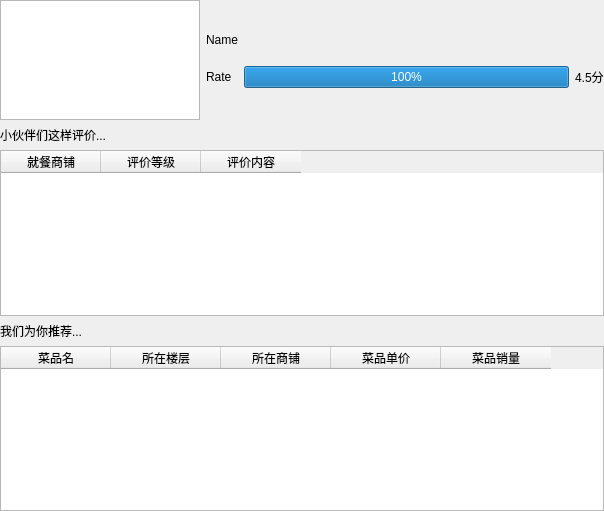
<?xml version="1.0" encoding="UTF-8"?>
<ui version="4.0">
 <class>Form</class>
 <widget class="QWidget" name="Form">
  <property name="geometry">
   <rect>
    <x>0</x>
    <y>0</y>
    <width>604</width>
    <height>511</height>
   </rect>
  </property>
  <property name="windowTitle">
   <string>Form</string>
  </property>
  <layout class="QVBoxLayout" name="verticalLayout">
   <property name="leftMargin">
    <number>0</number>
   </property>
   <property name="topMargin">
    <number>0</number>
   </property>
   <property name="rightMargin">
    <number>0</number>
   </property>
   <property name="bottomMargin">
    <number>0</number>
   </property>
   <item>
    <layout class="QHBoxLayout" name="horizontalLayout">
     <item>
      <widget class="QGraphicsView" name="graphicsView">
       <property name="sizePolicy">
        <sizepolicy hsizetype="Fixed" vsizetype="Fixed">
         <horstretch>0</horstretch>
         <verstretch>0</verstretch>
        </sizepolicy>
       </property>
       <property name="minimumSize">
        <size>
         <width>200</width>
         <height>120</height>
        </size>
       </property>
       <property name="maximumSize">
        <size>
         <width>200</width>
         <height>120</height>
        </size>
       </property>
      </widget>
     </item>
     <item>
      <layout class="QGridLayout" name="gridLayout">
       <item row="3" column="1">
        <spacer name="verticalSpacer_2">
         <property name="orientation">
          <enum>Qt::Vertical</enum>
         </property>
         <property name="sizeType">
          <enum>QSizePolicy::Fixed</enum>
         </property>
         <property name="sizeHint" stdset="0">
          <size>
           <width>20</width>
           <height>20</height>
          </size>
         </property>
        </spacer>
       </item>
       <item row="2" column="0">
        <widget class="QLabel" name="label_6">
         <property name="minimumSize">
          <size>
           <width>0</width>
           <height>20</height>
          </size>
         </property>
         <property name="maximumSize">
          <size>
           <width>16777215</width>
           <height>20</height>
          </size>
         </property>
         <property name="text">
          <string>Rate</string>
         </property>
        </widget>
       </item>
       <item row="1" column="1" colspan="2">
        <widget class="QLabel" name="label_name">
         <property name="text">
          <string/>
         </property>
        </widget>
       </item>
       <item row="2" column="2">
        <widget class="QLabel" name="label_level">
         <property name="text">
          <string>4.5分</string>
         </property>
        </widget>
       </item>
       <item row="2" column="1">
        <widget class="QProgressBar" name="progressBar">
         <property name="maximum">
          <number>100</number>
         </property>
         <property name="value">
          <number>100</number>
         </property>
         <property name="invertedAppearance">
          <bool>false</bool>
         </property>
        </widget>
       </item>
       <item row="1" column="0">
        <widget class="QLabel" name="label_2">
         <property name="minimumSize">
          <size>
           <width>0</width>
           <height>20</height>
          </size>
         </property>
         <property name="maximumSize">
          <size>
           <width>16777215</width>
           <height>20</height>
          </size>
         </property>
         <property name="text">
          <string>Name</string>
         </property>
        </widget>
       </item>
       <item row="0" column="1">
        <spacer name="verticalSpacer">
         <property name="orientation">
          <enum>Qt::Vertical</enum>
         </property>
         <property name="sizeType">
          <enum>QSizePolicy::Fixed</enum>
         </property>
         <property name="sizeHint" stdset="0">
          <size>
           <width>20</width>
           <height>20</height>
          </size>
         </property>
        </spacer>
       </item>
      </layout>
     </item>
    </layout>
   </item>
   <item>
    <widget class="QLabel" name="label_8">
     <property name="text">
      <string>小伙伴们这样评价...</string>
     </property>
    </widget>
   </item>
   <item>
    <widget class="QTableWidget" name="tableWidget_comment">
     <property name="sizePolicy">
      <sizepolicy hsizetype="Expanding" vsizetype="Expanding">
       <horstretch>0</horstretch>
       <verstretch>0</verstretch>
      </sizepolicy>
     </property>
     <property name="styleSheet">
      <string notr="true">font: 12pt &quot;宋体&quot;;</string>
     </property>
     <property name="horizontalScrollBarPolicy">
      <enum>Qt::ScrollBarAsNeeded</enum>
     </property>
     <property name="sizeAdjustPolicy">
      <enum>QAbstractScrollArea::AdjustToContents</enum>
     </property>
     <property name="autoScroll">
      <bool>false</bool>
     </property>
     <property name="editTriggers">
      <set>QAbstractItemView::AnyKeyPressed|QAbstractItemView::EditKeyPressed</set>
     </property>
     <property name="selectionBehavior">
      <enum>QAbstractItemView::SelectRows</enum>
     </property>
     <property name="sortingEnabled">
      <bool>true</bool>
     </property>
     <attribute name="horizontalHeaderMinimumSectionSize">
      <number>100</number>
     </attribute>
     <attribute name="verticalHeaderCascadingSectionResizes">
      <bool>false</bool>
     </attribute>
     <attribute name="verticalHeaderMinimumSectionSize">
      <number>23</number>
     </attribute>
     <attribute name="verticalHeaderDefaultSectionSize">
      <number>30</number>
     </attribute>
     <column>
      <property name="text">
       <string>就餐商铺</string>
      </property>
     </column>
     <column>
      <property name="text">
       <string>评价等级</string>
      </property>
     </column>
     <column>
      <property name="text">
       <string>评价内容</string>
      </property>
     </column>
    </widget>
   </item>
   <item>
    <widget class="QLabel" name="label">
     <property name="text">
      <string>我们为你推荐...</string>
     </property>
    </widget>
   </item>
   <item>
    <widget class="QTableWidget" name="tableWidget_top">
     <property name="sizePolicy">
      <sizepolicy hsizetype="Expanding" vsizetype="Expanding">
       <horstretch>0</horstretch>
       <verstretch>0</verstretch>
      </sizepolicy>
     </property>
     <property name="styleSheet">
      <string notr="true">font: 12pt &quot;宋体&quot;;</string>
     </property>
     <property name="horizontalScrollBarPolicy">
      <enum>Qt::ScrollBarAsNeeded</enum>
     </property>
     <property name="sizeAdjustPolicy">
      <enum>QAbstractScrollArea::AdjustToContents</enum>
     </property>
     <property name="autoScroll">
      <bool>false</bool>
     </property>
     <property name="editTriggers">
      <set>QAbstractItemView::AnyKeyPressed|QAbstractItemView::EditKeyPressed</set>
     </property>
     <property name="selectionBehavior">
      <enum>QAbstractItemView::SelectRows</enum>
     </property>
     <property name="sortingEnabled">
      <bool>true</bool>
     </property>
     <attribute name="horizontalHeaderMinimumSectionSize">
      <number>110</number>
     </attribute>
     <attribute name="verticalHeaderCascadingSectionResizes">
      <bool>false</bool>
     </attribute>
     <attribute name="verticalHeaderMinimumSectionSize">
      <number>23</number>
     </attribute>
     <attribute name="verticalHeaderDefaultSectionSize">
      <number>30</number>
     </attribute>
     <column>
      <property name="text">
       <string>菜品名</string>
      </property>
     </column>
     <column>
      <property name="text">
       <string>所在楼层</string>
      </property>
     </column>
     <column>
      <property name="text">
       <string>所在商铺</string>
      </property>
     </column>
     <column>
      <property name="text">
       <string>菜品单价</string>
      </property>
     </column>
     <column>
      <property name="text">
       <string>菜品销量</string>
      </property>
     </column>
    </widget>
   </item>
  </layout>
 </widget>
 <resources/>
 <connections/>
</ui>
